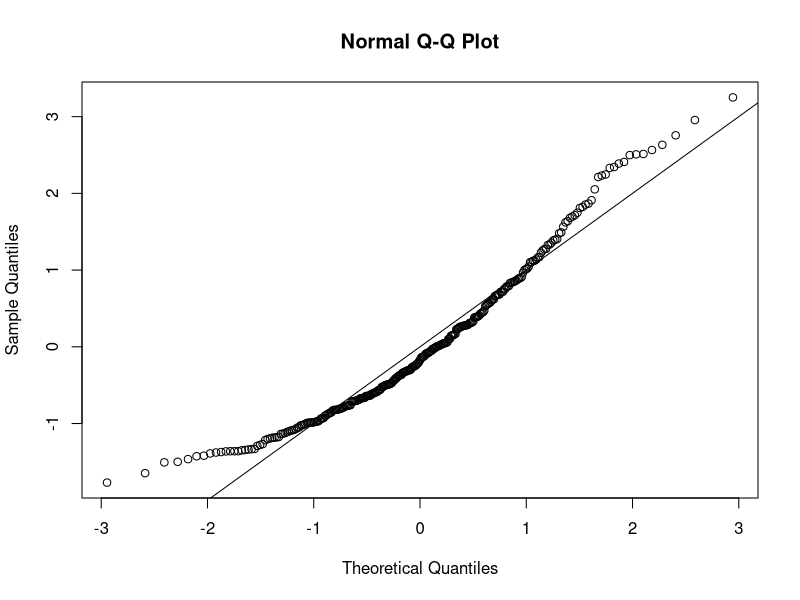
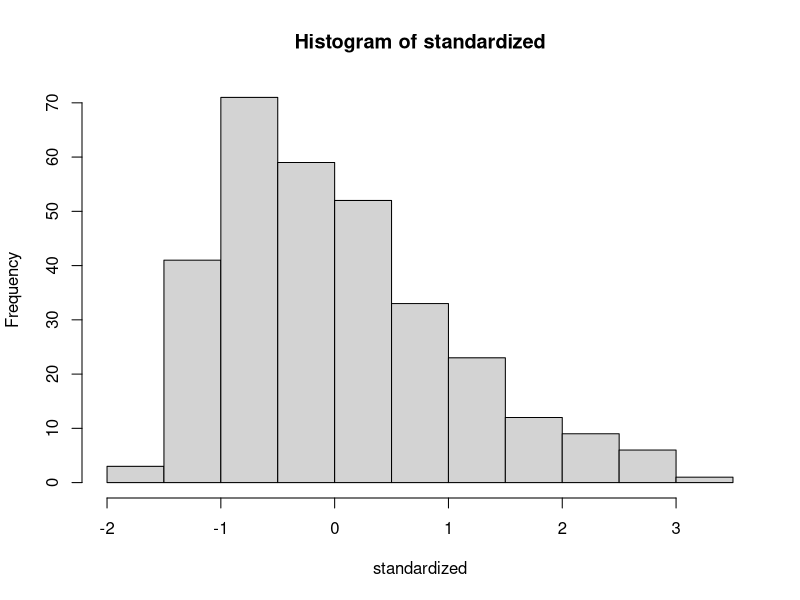
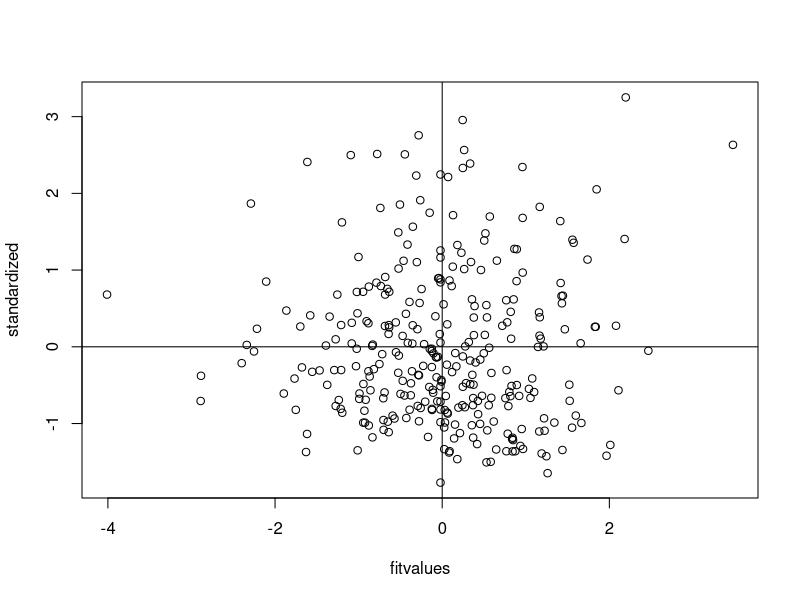

Recreate these plots in R, in order.
setwd("E:/GA/Scales")
master = read.csv("Meaning_Scales_SpiritualMeaningScale_RR_RN_Paper.csv")
summary(master)

####DATA SCREENING####
##Reverse Code. 
library(car)
master$Q23_1 = recode(master$Q23_1, "1='5'; 2='4'; 3='3'; 4='2'; 5='1'")
master$Q23_5 = recode(master$Q23_5, "1='5'; 2='4'; 3='3'; 4='2'; 5='1'")
master$Q23_9 = recode(master$Q23_9, "1='5'; 2='4'; 3='3'; 4='2'; 5='1'")
master$Q23_13 = recode(master$Q23_13, "1='5'; 2='4'; 3='3'; 4='2'; 5='1'")

##Missing Data##
library(mice)
percentmiss = function(x){ sum(is.na(x))/length(x) *100 }

##Going by rows ONLY
notypos = master
missing = apply(notypos[ , 3:18], 1, percentmiss) 
table(missing)

##replace only the data that you should
replacepeople = notypos[ missing <= 5 , ]  
dontpeople = notypos[ missing > 5 , ]

##figure out the columns to exclude (survey data)
apply(replacepeople, 2, percentmiss)
replacecolumn = replacepeople[ , -c(1,2,19)]
dontcolumn = replacepeople[ , c(1,2,19)]

nomiss = replacepeople

##Outliers##
mahal = mahalanobis(nomiss[ , -c(1,2,19)], 
                    colMeans(nomiss[ , -c(1,2,19)], na.rm = TRUE),
                    cov(nomiss[ , -c(1,2,19)], use="pairwise.complete.obs"))

cutoff = qchisq(.999,ncol(nomiss[ , -c(1,2,19)])) 
summary(mahal < cutoff)
noout = nomiss[ mahal < cutoff, ]

##additivity: correlations
correlations = cor(noout[,-c(1,2,19)], use="pairwise.complete.obs")
symnum(correlations)

##make the random stuff
random = rchisq(nrow(noout), 7)
##be sure here not to include the ID columns!
fake = lm(random~., data=noout[ , -c(1:2,19)])

##get the linearity plot
##create the standardized residuals
standardized = rstudent(fake)
qqnorm(standardized)
abline(0,1)

##multivariate normality
hist(standardized, breaks=15)

##homogeneity and homoscedaticity
fitvalues = scale(fake$fitted.values)
plot(fitvalues, standardized) 
abline(0,0)
abline(v = 0)

##Scoring
SMS <- rowSums(noout[, c(3:18)])
SMS
